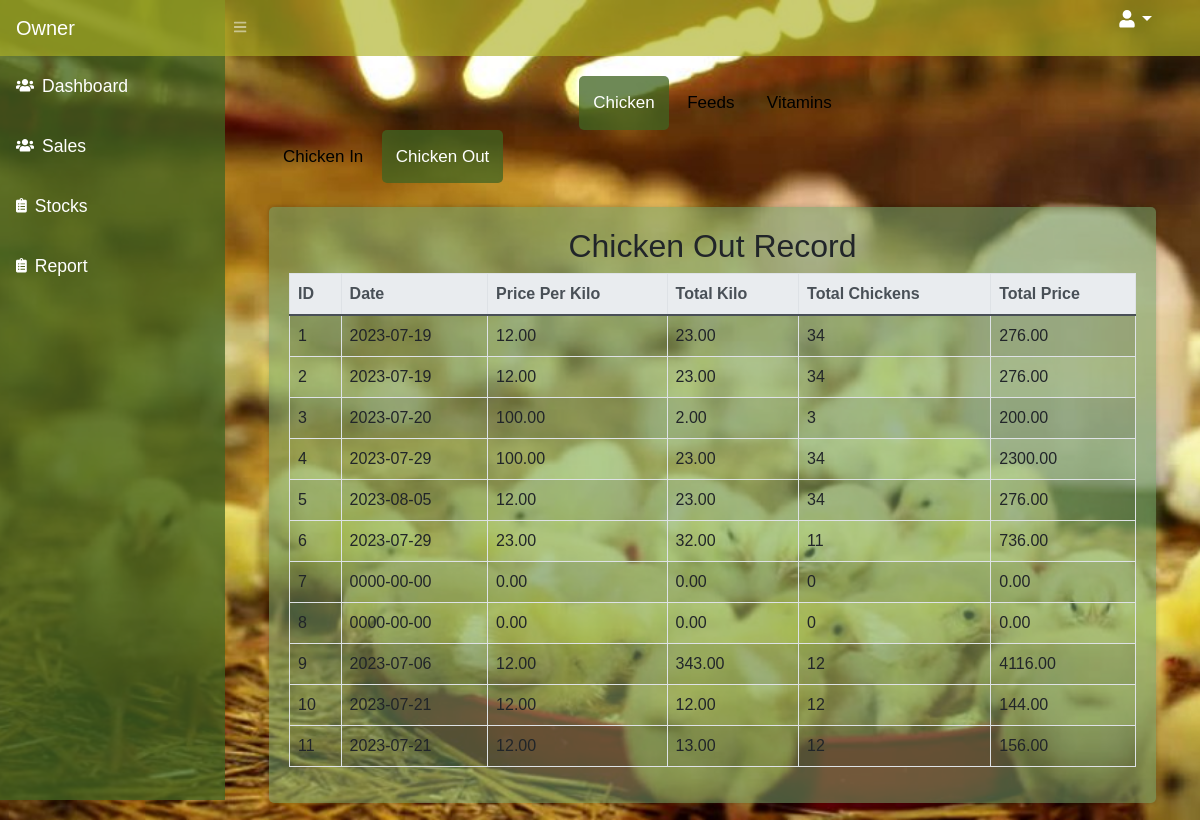
Screenshot of /admin/chicken_out_record.php with the database file from the repository.
### tables this page shows
CREATE TABLE `chickenout` (
  `id` int(11) UNSIGNED NOT NULL,
  `date` date NOT NULL,
  `price_per_kilo` decimal(10,2) NOT NULL,
  `total_kilo` decimal(10,2) NOT NULL,
  `total_chickens` int(11) NOT NULL,
  `total_price` decimal(10,2) NOT NULL
);

### admin/chicken_out_record.php (the view, shortened to what this page needs)
<!DOCTYPE html>
<html>
<head>
    <link rel="stylesheet" href="https://stackpath.bootstrapcdn.com/bootstrap/4.5.2/css/bootstrap.min.css">
        <link href="https://cdn.jsdelivr.net/npm/simple-datatables@latest/dist/style.css" rel="stylesheet" />
        <link href="../css/styles.css" rel="stylesheet" />
        <link href="../css copy/themee.css" rel="stylesheet" />
</head>
<body class="sb-nav-fixed">
<?php include_once('includes/navbar.php');?>
        <div id="layoutSidenav">
          <?php include_once('includes/sidebar.php');?>
            <div id="layoutSidenav_content">
                <main>
                    <div class="container-fluid px-4">
                    <div class="pill-nav" align="center">
                    <a class="active" href="chickenstocks.php">Chicken</a>
                    <a href="feedsstocks.php">Feeds</a>
                    <a href="vitaminsstocks.php">Vitamins</a>
                    </div>
                    <div class="pill-nav">
                    <a href="stocks.php">Chicken In</a>
                    <a class="active" href="chicken_out.php">Chicken Out</a>
                    </div>
</body>
</html>
<?php
$servername = "localhost";
$username = "root";
$password = "";
$dbname = "loginsystem";
$conn = new mysqli($servername, $username, $password, $dbname);
$sql = "SELECT * FROM chickenout";
$result = $conn->query($sql);
if ($result->num_rows > 0) {
    echo "<div class='container mt-4'>";
    echo "<h2>Chicken Out Record</h2>";
    echo "<table class='table table-bordered table-striped'>";
    echo "<thead class='thead-light'>";
    echo "<tr><th>ID</th><th>Date</th><th>Price Per Kilo</th><th>Total Kilo</th><th>Total Chickens</th><th>Total Price</th></tr>";
    echo "</thead>";
    echo "<tbody>";
    while ($row = $result->fetch_assoc()) {
        echo "<tr>";
        echo "<td>" . $row['id'] . "</td>";
        echo "<td>" . $row['date'] . "</td>";
        echo "<td>" . $row['price_per_kilo'] . "</td>";
        echo "<td>" . $row['total_kilo'] . "</td>";
        echo "<td>" . $row['total_chickens'] . "</td>";
        echo "<td>" . $row['total_price'] . "</td>";
        echo "</tr>";
    }
    echo "</tbody>";
    echo "</table>";
    echo "</div>";
} else {
    echo "<div class='container mt-4'>";
    echo "<div class='alert alert-info'>No chicken stocks data available.</div>";
    echo "</div>";
}
?>

### css copy/themee.css (style rules this page uses)
* { margin: 0; padding: 0; box-sizing: border-box; }
body { background: url("../img/chick_bg.jpg") no-repeat; background-position: center; background-size: cover; height: 100vh; margin: 0; padding: 0; list-style: none; text-decoration: none; }
.container { padding: 28px 40px; transition: .5s; }

### admin/chicken_out_record.php (style rules this page uses)
body { font-family: Arial, Helvetica, sans-serif; }
.pill-nav a { display: inline-block; color: black; text-align: center; padding: 14px; text-decoration: none; font-size: 17px; border-radius: 5px; }
.pill-nav a.active { background-color: rgba(65, 100, 34, 0.76); color: white; }
body { font-family: Arial, sans-serif; background-color: #f8f8f8; padding: 20px; }
.container { max-width: 900px; margin: 0 auto; background-color: #72A06A8C; padding: 20px; border-radius: 5px; box-shadow: 0 0 5px rgba(0, 0, 0, 0.2); }
h2 { text-align: center; }

### admin/includes/sidebar.php (style rules this page uses)
.active { background-color: rgba(65, 100, 34, 0.76); color: white; }

### rows the page displays
chickenout: id "1", date "2023-07-19", price_per_kilo "12.00", total_kilo "23.00", total_chickens "34", total_price "276.00"
chickenout: id "2", date "2023-07-19", price_per_kilo "12.00", total_kilo "23.00", total_chickens "34", total_price "276.00"
chickenout: id "3", date "2023-07-20", price_per_kilo "100.00", total_kilo "2.00", total_chickens "3", total_price "200.00"
chickenout: id "4", date "2023-07-29", price_per_kilo "100.00", total_kilo "23.00", total_chickens "34", total_price "2300.00"
chickenout: id "5", date "2023-08-05", price_per_kilo "12.00", total_kilo "23.00", total_chickens "34", total_price "276.00"
chickenout: id "6", date "2023-07-29", price_per_kilo "23.00", total_kilo "32.00", total_chickens "11", total_price "736.00"
chickenout: id "7", date "0000-00-00", price_per_kilo "0.00", total_kilo "0.00", total_chickens "0", total_price "0.00"
chickenout: id "8", date "0000-00-00", price_per_kilo "0.00", total_kilo "0.00", total_chickens "0", total_price "0.00"
chickenout: id "9", date "2023-07-06", price_per_kilo "12.00", total_kilo "343.00", total_chickens "12", total_price "4116.00"
chickenout: id "10", date "2023-07-21", price_per_kilo "12.00", total_kilo "12.00", total_chickens "12", total_price "144.00"
chickenout: id "11", date "2023-07-21", price_per_kilo "12.00", total_kilo "13.00", total_chickens "12", total_price "156.00"
